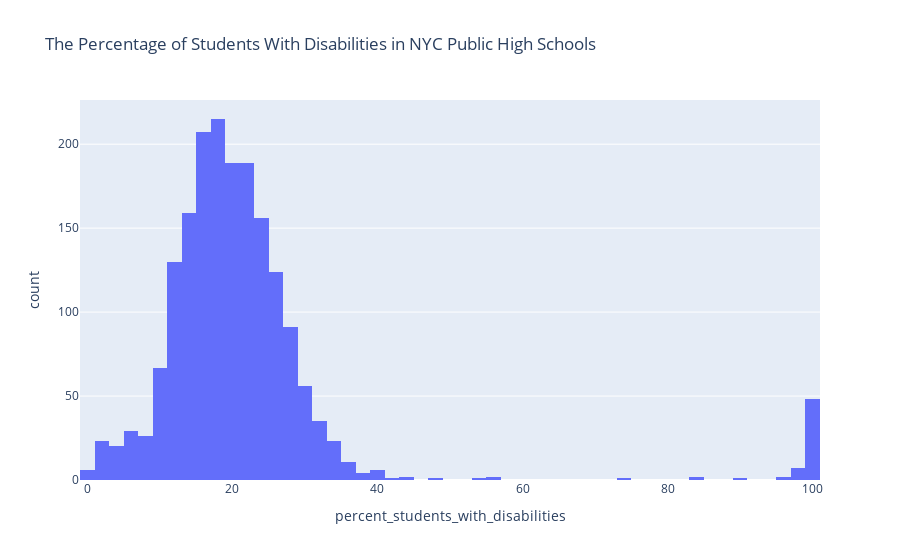

The cell this chart's notebook holds for it:
### Markdown cell above
#### Task 2B. Create a histogram to view the distribution of the percentage of students with disabilities in schools.

<span style='background :#FFF59E'>**Hint:** You'll need to use the `percent_students_with_disabilities` column of your DataFrame.</span>

### Code cell
# Plot the data showing the % of students with disabilities in schools
px.histogram(nyc, x = 'percent_students_with_disabilities', title = 'The Percentage of Students With Disabilities in NYC Public High Schools')

### Figure 1 — Plotly figure (JSON) as saved in the notebook; plotly's stock layout.template omitted (floating-point values rounded to 4 significant figures; data arrays with more than 128 entries replaced by an {"elided": "..."} marker saying what was removed)
{"data": [{"alignmentgroup": "True", "bingroup": "x", "hovertemplate": "percent_students_with_disabilities=%{x}<br>count=%{y}<extra></extra>", "legendgroup": "", "marker": {"color": "#636efa", "pattern": {"shape": ""}}, "name": "", "offsetgroup": "", "orientation": "v", "showlegend": false, "type": "histogram", "x": {"elided": "1834 float values"}, "xaxis": "x", "yaxis": "y"}], "layout": {"autosize": true, "barmode": "relative", "legend": {"tracegroupgap": 0}, "title": {"text": "The Percentage of Students With Disabilities in NYC Public High Schools"}, "xaxis": {"anchor": "y", "autorange": true, "domain": [0, 1], "range": [-1, 101], "title": {"text": "percent_students_with_disabilities"}, "type": "linear"}, "yaxis": {"anchor": "x", "autorange": true, "domain": [0, 1], "range": [0, 226.3], "title": {"text": "count"}}}}
